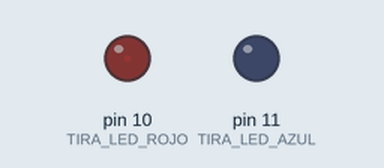
Simulated run of this sketch. Board: Arduino Uno, built with avr-gcc and run on an emulated ATmega328P. On the bench: output pins drawn as LEDs (lit = HIGH).

Above: at 0.05 s.
At 2.3 s:
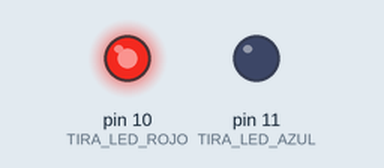
At 4.55 s:
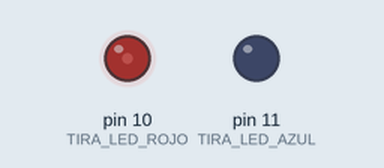
At 9.75 s:
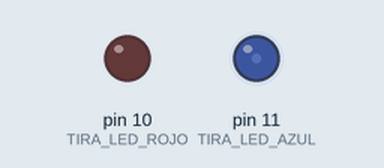
Timing chart, 0 to 13.3 s (numbered marks = the images above):
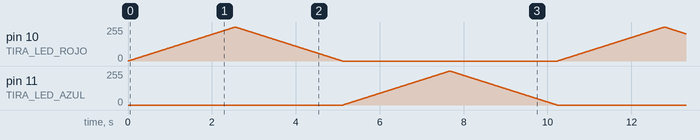

The sketch:

NAVIDAD_led_2018.ino
```cpp
/*************************************************************************************************************
 * TITULO DE LA FUNCION DEL PROGRAMA
 * Programador: J3viton
 * Fecha: Nov 2018
 * version: beta0
 *
 * Description: blabla
 *
 *
 *************************************************************************************************************/


//includes


// DECLARACION DE CONSTANTES
#define TRUE  1
#define FALSE 0

#define TIRA_LED_ROJO   10
#define TIRA_LED_AZUL   11


// DECLARACION DE VARIABLES
byte contador;


/////////////////////////////////////////////////////////////////////
// Funcion SETUP

void setup() {
  // put your setup code here, to run once:
  pinMode(TIRA_LED_ROJO,OUTPUT);
  pinMode(TIRA_LED_AZUL,OUTPUT);
  // inicializan las variables


}// fin setup


//////////////////////////////////////////////////////////////////////
//
void loop() {

  short contador;


  /////////////////////////////////
  // TEST #2 Secuencia latido Corazon

  for(contador=0;contador<255;contador++){
    analogWrite(TIRA_LED_ROJO,contador);
    delay(10);
  }
  for(contador=0;contador<256;contador++){
    analogWrite(TIRA_LED_ROJO,(255-contador));
    delay(10);
  }

  for(contador=0;contador<255;contador++){
    analogWrite(TIRA_LED_AZUL,contador);
    delay(10);
  }
  for(contador=0;contador<256;contador++){
    analogWrite(TIRA_LED_AZUL,(255-contador));
    delay(10);
  }
  //Secuencia latido Corazon (FIN)


  /////////////////////////////////
  // TEST #1 encendido y apagado
  /*
  digitalWrite(TIRA_LED_ROJO,HIGH);
  delay(1500);
  digitalWrite(TIRA_LED_ROJO,LOW);
  digitalWrite(TIRA_LED_AZUL,HIGH);
  delay(1000);
  digitalWrite(TIRA_LED_AZUL,LOW);
  delay(500);
  */

}// FIN loop
```
